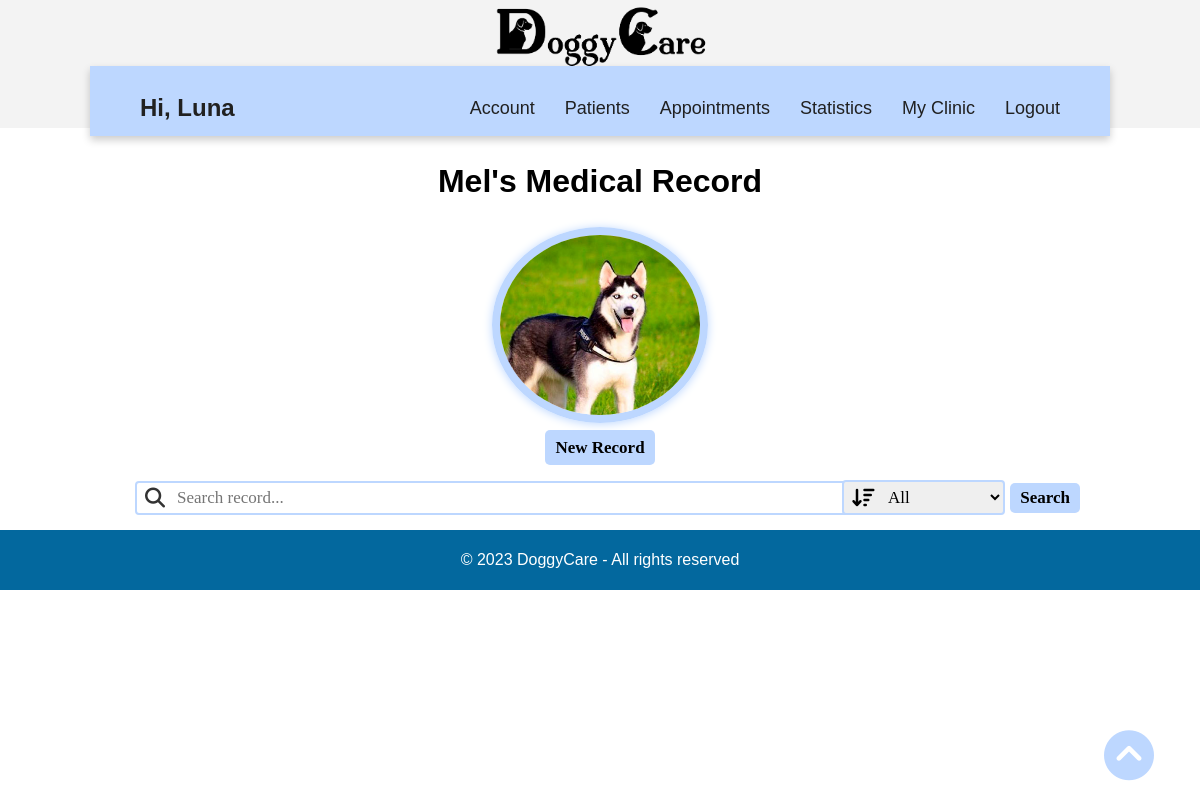
Page /vet/medical_record/8/ (signed in) on the earlier database version.
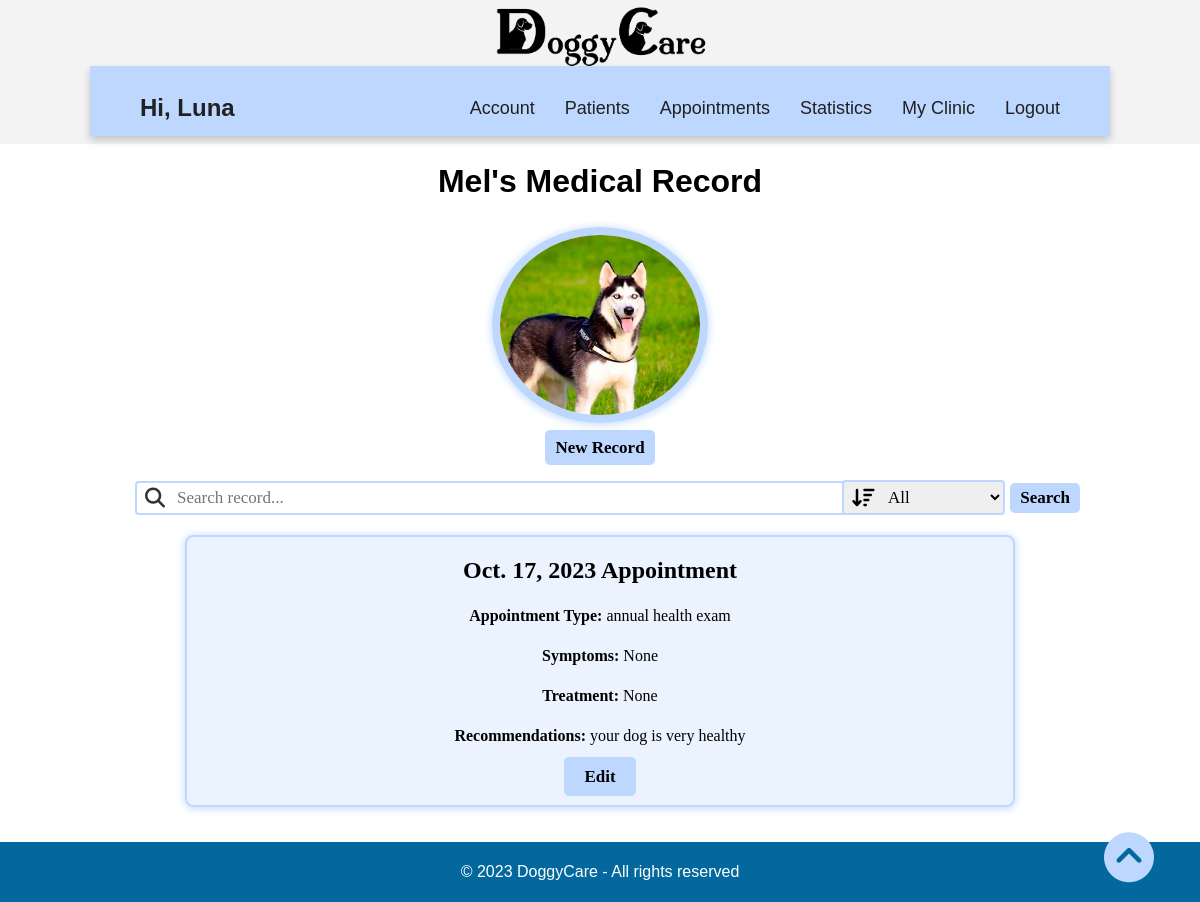
Same page on the later database version.
### vet/models.py (models this page shows, shortened)
class MedicalRecord(models.Model):
    dog = models.ForeignKey(Dog, on_delete=models.CASCADE,null=True, blank=True)
    date = models.DateField(blank = False)
    appointmentType = models.CharField(blank= False, max_length=100)
    symptoms = models.CharField(blank= False, max_length=500)
    treatment = models.CharField(blank= False, max_length=500)
    recommendations = models.CharField(blank= False, max_length=1000)

### vet/views.py (the view)
# urls.py: path('medical_record/<int:dog_id>/', views.medical_record, name='medical_record'),
@login_required
@vet_required
def medical_record(request, dog_id):
    dog = get_object_or_404(Dog, pk=dog_id)
    filter_by = request.GET.get('filterRecord')
    search_record_term = request.GET.get('searchRecord')
    if search_record_term:
        if filter_by == 'all':
            medical_record = MedicalRecord.objects.filter(
                Q(date__icontains=search_record_term) |
            Q(symptoms__icontains=search_record_term) |
            Q(appointmentType__icontains=search_record_term)|
            Q(treatment__icontains=search_record_term) |
            Q(recommendations__icontains=search_record_term),
            dog=dog
            ).order_by('-date')
        elif filter_by == 'date':
            medical_record =  MedicalRecord.objects.filter(date__icontains=search_record_term,dog=dog).order_by('-date')
        elif filter_by == 'appointmentType':
            medical_record =  MedicalRecord.objects.filter(appointmentType__icontains=search_record_term,dog=dog).order_by('-date')
        elif filter_by == 'symptoms':
            medical_record =  MedicalRecord.objects.filter(symptoms__icontains=search_record_term,dog=dog).order_by('-date')
        elif filter_by == 'treatment':
            medical_record =  MedicalRecord.objects.filter(treatment__icontains=search_record_term,dog=dog).order_by('-date')
        elif filter_by == 'recommendations':
            medical_record =  MedicalRecord.objects.filter(recommendations__icontains=search_record_term,dog=dog).order_by('-date')
    else:
        medical_record = MedicalRecord.objects.filter(dog=dog).order_by('-date')
    return render(request, 'medical_record.html', {'dog': dog, 'medical_records': medical_record})

### vet/templates/medical_record.html (shortened to what this page needs)
<!DOCTYPE html>
{% extends 'base.html' %}
{% load static %}
    {% block additional_styles %}
    <link rel="stylesheet" href="{% static 'css/vet/medical_record.css' %}">
    {% endblock additional_styles %}
        {% block content %}
        <div class="all"  id="start">
        <h1>{{dog.name}}'s Medical Record</h1>
        <div class="img">
            <img src="{{ dog.image.url }}" alt="{{ dog.name }} Image" style="border-radius: 50%; width: 200px; height: 180px; object-fit: cover; border: 8px solid rgb(189, 215, 255); box-shadow: 0px 1px 10px #bdd7ff;">
          </div>
        <div class="new-record" style="text-align: center;">
            <a href="{% url 'new_record' dog_id=dog.id %}" class="btn">New Record</a>
        </div>
        <form action="" class="search-record-bar">
        <div class="search_group">
            <i class="fa-solid fa-magnifying-glass"></i>
            <input type="text" class="form-control" name="searchRecord" placeholder="Search record...">
        </div>
            <div class="search-filter">
                <i class="fa-solid fa-arrow-down-wide-short"></i>
                <select class="form-control" name="filterRecord">
                    <option value="all">All</option>
                </select>
            </div>
            <button type="submit" class="btn btn-primary">Search</button>
        </form>
        <div class="records-list">
            {% for record in medical_records %}
            <div class="record-card">
                <div class="card-content p-3 mx-2">
                    <span>{{ record.date }} Appointment</span>
                    <p><strong>Appointment Type:</strong> {{ record.appointmentType }}</p>
                    <p><strong>Symptoms:</strong> {{ record.symptoms }}</p>
                    <p><strong>Treatment:</strong> {{ record.treatment }}</p>
                    <p><strong>Recommendations:</strong> {{ record.recommendations }}</p>
                    <div class="button-container">
                        <a href="{% url 'edit_medical_record' dog_id=dog.id  record_id=record.id%}" class="edit-button">Edit</a>
                    </div>
                </div>
            </div>
            {% endfor %}
        </div>
        <a href="#start" id="go-up-button"><i class="fa-solid fa-circle-chevron-up fa-bounce" style="color: #bdd7ff; text-shadow: 4px;"></i></a>
    </div>
        {% endblock content %}

Differences in the rows shown:
added MedicalRecord: date "Oct. 17, 2023", appointmentType "annual health exam", symptoms "None", treatment "None", recommendations "your dog is very healthy"
